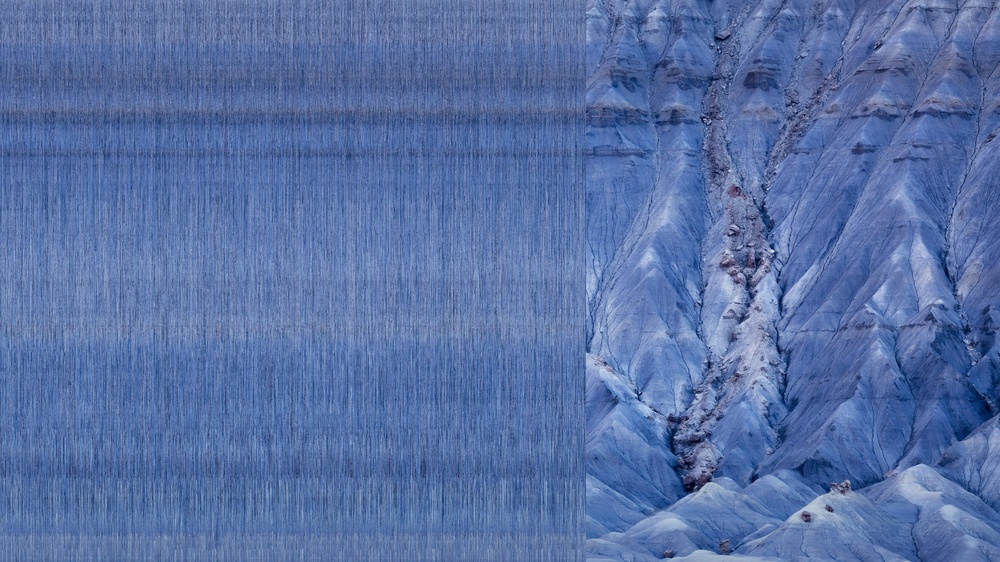
#> input picture examples/death.jpg, 1000 x 562 px, shrunk from 5120 x 2880 before the run
$ python slices.py examples/death.jpg
#> lines starting #> are read from the running program, lines starting #| are printed output that depends on the picture
#!/usr/bin/python


# Copyright (C) 2016 Shea G Craig <shea.craig@sas.com>
#
# This program is free software: you can redistribute it and/or modify
# it under the terms of the GNU General Public License as published by
# the Free Software Foundation, either version 3 of the License, or
# (at your option) any later version.
#
# This program is distributed in the hope that it will be useful,
# but WITHOUT ANY WARRANTY; without even the implied warranty of
# MERCHANTABILITY or FITNESS FOR A PARTICULAR PURPOSE.  See the
# GNU General Public License for more details.
#
# You should have received a copy of the GNU General Public License
# along with this program.  If not, see <http://www.gnu.org/licenses/>.


"""Slice an image and randomly put it back together."""


import argparse
import copy
import os
from random import shuffle

# Using the pillow fork of PIL.
from PIL import Image


def main():
    parser = get_argparser()
    args = parser.parse_args()
    image = Image.open(os.path.expanduser(args.img))
#> image is the input picture: PIL image 1000x562 RGB; mean R, G, B 87.6, 112.7, 165.3
    num_of_slices = int(args.slices)
    chop_size = int(round(image.size[0] / float(num_of_slices)))
#> chop_size = 33

    output_image = slice_image(image, num_of_slices, chop_size)

    if args.ofile:
        output_image.save(os.path.expanduser(args.ofile))
    else:
        output_image.show()


def get_argparser():
    desc = ("Slice an image and randomly put it back together; then display "
            "with default image viewer or save.")
    parser = argparse.ArgumentParser(description=desc)
    parser.add_argument("img", help="Path to image to slice.")
    parser.add_argument("-s", "--slices", help="Number of slices to make. "
                        "Default is 30.", default=30)
    parser.add_argument("-o", "--ofile", help="Path to save image.")
    return parser


def slice_image(image, num_of_slices, chop_size):
#> called with num_of_slices = 30, chop_size = 33
    indices = [x for x in xrange(num_of_slices)]
    offsets = copy.copy(indices)
    shuffle(offsets)
    slices = zip(indices, offsets)
    # Copy the original image for output; this is a sloppy way of
    # filling the remainder of width / slices (integer division).
    output_image = image.copy()

    for index, offset in slices:
        cut_rect = get_slice(offset, chop_size, image.height)
        paste_rect = get_slice(index, chop_size, image.height)
        # Copy the source image each time, because crop _sometimes_
        # affects the original.
        output_image.paste(image.copy().crop(cut_rect), paste_rect)
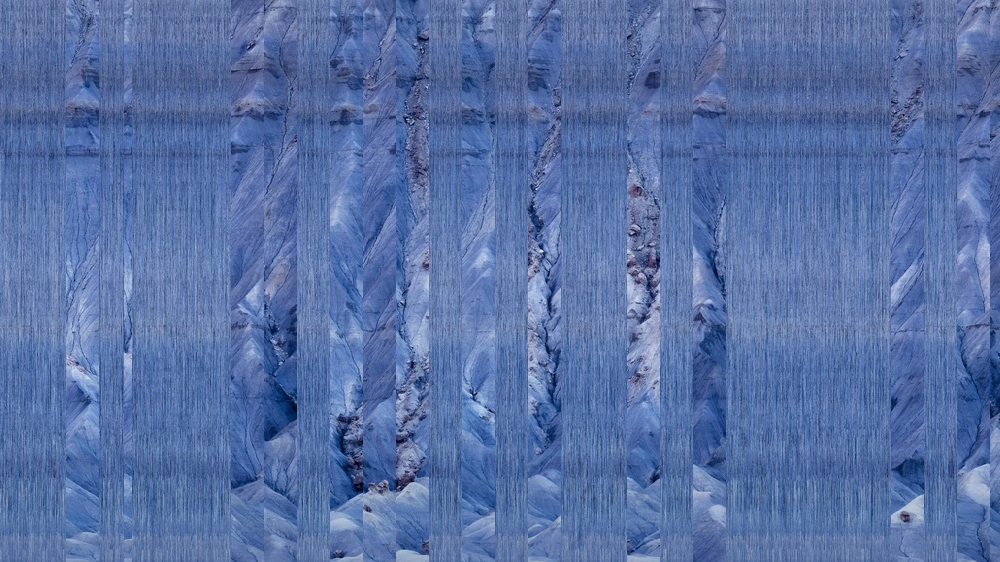
#> output_image: PIL image 1000x562 RGB; mean R, G, B 87.6, 112.7, 165.3

    return output_image


def get_slice(x_offset, width, height):
    return (x_offset * width, 0, x_offset * width + width, height)


if __name__ == "__main__":
    main()
